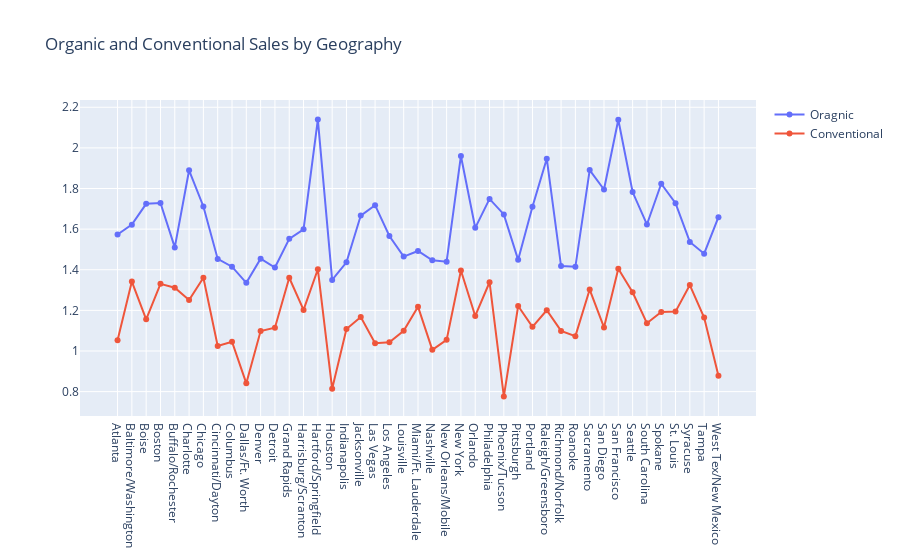

The code cell stored with this chart in its notebook:
### Code cell
# plot the price variation by which type of avocado was sold in each geography
org_val=df_organic.groupby(['geography'])['average_price'].mean().values
org_ind=df_organic.groupby(['geography'])['average_price'].mean().index
con_val=df_conventional.groupby(['geography'])['average_price'].mean().values
con_ind=df_conventional.groupby(['geography'])['average_price'].mean().index
fig = go.Figure()
fig.add_trace(go.Scatter(x=org_ind, y=org_val,mode='markers+lines',name='Oragnic'))
fig.add_trace(go.Scatter(x=con_ind, y=con_val,mode='markers+lines',name='Conventional'))
fig.update_layout(title='Organic and Conventional Sales by Geography')

### Figure 1 — Plotly figure (JSON) as saved in the notebook; plotly's stock layout.template omitted (floating-point values rounded to 4 significant figures)
{"data": [{"mode": "markers+lines", "name": "Oragnic", "type": "scatter", "x": ["Atlanta", "Baltimore/Washington", "Boise", "Boston", "Buffalo/Rochester", "Charlotte", "Chicago", "Cincinnati/Dayton", "Columbus", "Dallas/Ft. Worth", "Denver", "Detroit", "Grand Rapids", "Harrisburg/Scranton", "Hartford/Springfield", "Houston", "Indianapolis", "Jacksonville", "Las Vegas", "Los Angeles", "Louisville", "Miami/Ft. Lauderdale", "Nashville", "New Orleans/Mobile", "New York", "Orlando", "Philadelphia", "Phoenix/Tucson", "Pittsburgh", "Portland", "Raleigh/Greensboro", "Richmond/Norfolk", "Roanoke", "Sacramento", "San Diego", "San Francisco", "Seattle", "South Carolina", "Spokane", "St. Louis", "Syracuse", "Tampa", "West Tex/New Mexico"], "y": [1.573, 1.622, 1.724, 1.729, 1.51, 1.89, 1.711, 1.453, 1.415, 1.336, 1.455, 1.411, 1.552, 1.599, 2.14, 1.35, 1.437, 1.667, 1.718, 1.566, 1.465, 1.492, 1.446, 1.439, 1.96, 1.606, 1.749, 1.672, 1.449, 1.71, 1.947, 1.418, 1.414, 1.891, 1.795, 2.138, 1.783, 1.623, 1.823, 1.727, 1.537, 1.479, 1.659]}, {"mode": "markers+lines", "name": "Conventional", "type": "scatter", "x": ["Atlanta", "Baltimore/Washington", "Boise", "Boston", "Buffalo/Rochester", "Charlotte", "Chicago", "Cincinnati/Dayton", "Columbus", "Dallas/Ft. Worth", "Denver", "Detroit", "Grand Rapids", "Harrisburg/Scranton", "Hartford/Springfield", "Houston", "Indianapolis", "Jacksonville", "Las Vegas", "Los Angeles", "Louisville", "Miami/Ft. Lauderdale", "Nashville", "New Orleans/Mobile", "New York", "Orlando", "Philadelphia", "Phoenix/Tucson", "Pittsburgh", "Portland", "Raleigh/Greensboro", "Richmond/Norfolk", "Roanoke", "Sacramento", "San Diego", "San Francisco", "Seattle", "South Carolina", "Spokane", "St. Louis", "Syracuse", "Tampa", "West Tex/New Mexico"], "y": [1.052, 1.342, 1.156, 1.33, 1.311, 1.251, 1.361, 1.025, 1.046, 0.8408, 1.098, 1.114, 1.361, 1.202, 1.402, 0.8137, 1.108, 1.167, 1.038, 1.043, 1.099, 1.218, 1.006, 1.055, 1.396, 1.172, 1.338, 0.7761, 1.221, 1.119, 1.201, 1.099, 1.073, 1.302, 1.116, 1.405, 1.289, 1.137, 1.192, 1.194, 1.325, 1.165, 0.8781]}], "layout": {"title": {"text": "Organic and Conventional Sales by Geography"}}}
